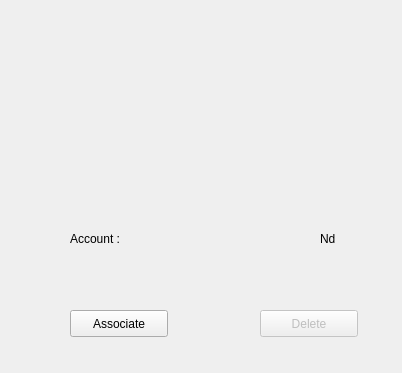
<?xml version="1.0" encoding="UTF-8"?>
<ui version="4.0">
 <class>DropboxConfig</class>
 <widget class="QWidget" name="DropboxConfig">
  <property name="geometry">
   <rect>
    <x>0</x>
    <y>0</y>
    <width>402</width>
    <height>373</height>
   </rect>
  </property>
  <property name="windowTitle">
   <string>Dropbox Account configuration</string>
  </property>
  <widget class="QLabel" name="logoLabel">
   <property name="geometry">
    <rect>
     <x>110</x>
     <y>10</y>
     <width>211</width>
     <height>191</height>
    </rect>
   </property>
   <property name="text">
    <string/>
   </property>
   <property name="pixmap">
    <pixmap resource="../../../../resources.qrc">:/data/images/dropbox-icon.png</pixmap>
   </property>
  </widget>
  <widget class="QLabel" name="accountTextLabel">
   <property name="geometry">
    <rect>
     <x>70</x>
     <y>230</y>
     <width>66</width>
     <height>17</height>
    </rect>
   </property>
   <property name="text">
    <string>Account :</string>
   </property>
  </widget>
  <widget class="QPushButton" name="associateButton">
   <property name="geometry">
    <rect>
     <x>70</x>
     <y>310</y>
     <width>98</width>
     <height>27</height>
    </rect>
   </property>
   <property name="text">
    <string>Associate</string>
   </property>
   <property name="default">
    <bool>false</bool>
   </property>
  </widget>
  <widget class="QPushButton" name="deleteButton">
   <property name="enabled">
    <bool>false</bool>
   </property>
   <property name="geometry">
    <rect>
     <x>260</x>
     <y>310</y>
     <width>98</width>
     <height>27</height>
    </rect>
   </property>
   <property name="text">
    <string>Delete</string>
   </property>
   <property name="checkable">
    <bool>false</bool>
   </property>
   <property name="default">
    <bool>false</bool>
   </property>
  </widget>
  <widget class="QLabel" name="accountNameLabel">
   <property name="geometry">
    <rect>
     <x>320</x>
     <y>230</y>
     <width>66</width>
     <height>17</height>
    </rect>
   </property>
   <property name="text">
    <string>Nd</string>
   </property>
  </widget>
 </widget>
 <resources>
  <include location="../../../../resources.qrc"/>
 </resources>
 <connections/>
</ui>
